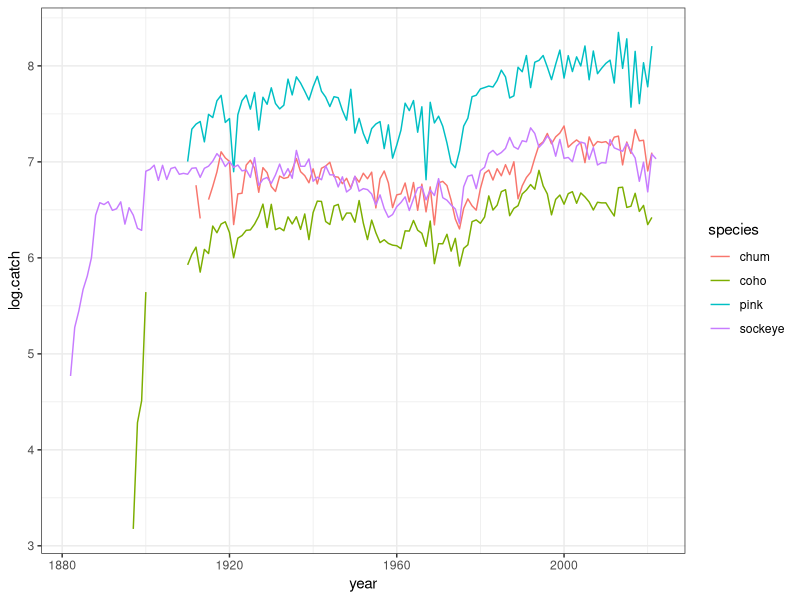
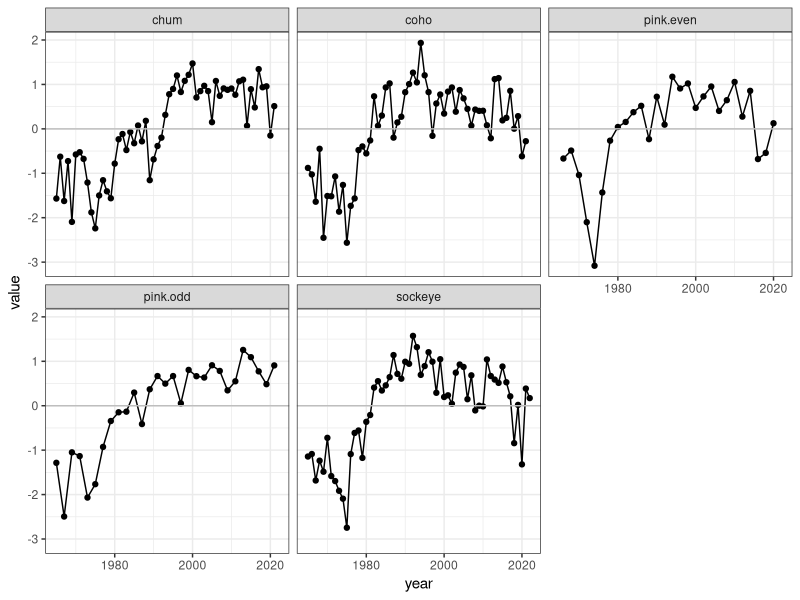

Write the R code that produced these figures, in order.
# analyze effects of sst variability on salmon catch
# within the historical record (1965-2021)

library(tidyverse)
library(gtools)
theme_set(theme_bw())

# load goa catch

goa.catch <- read.csv("./data/goa.catch.csv")

# get goa totals (all areas combined)
goa.catch$year <- as.factor(goa.catch$year)
goa.catch <- goa.catch %>%
  pivot_longer(cols = c(-year, -area), names_to = "species", values_to = "catch")

goa.catch <- goa.catch %>%
  group_by(year, species) %>%
    summarise(catch = sum(catch)) %>%
  mutate(log.catch = log(catch, 10))

goa.catch$year <- as.numeric(as.character(goa.catch$year))

# now plot to check
ggplot(goa.catch, aes(year, log.catch, color = species)) +
  geom_line() 

# limit to 1965:2021 and scale
goa.catch <- goa.catch %>%
  filter(year >= 1965) %>%
  select(-catch)

# separate even and odd pink
pink <- goa.catch$species == "pink"
even <- even(goa.catch$year)
odd <- odd(goa.catch$year)

goa.catch$species[pink & even] <- "pink.even"
goa.catch$species[pink & odd] <- "pink.odd"


# now scale
goa.catch <- goa.catch %>%
  pivot_wider(names_from = species, values_from = log.catch)

goa.catch[,2:6] <- apply(goa.catch[,2:6], 2, scale)

# and plot to check
goa.catch <- goa.catch %>%
  pivot_longer(cols = -year)

plot <- na.omit(goa.catch)
ggplot(plot, aes(year, value)) +
  geom_line() +
  geom_point() +
  geom_hline(yintercept = 0, col = "grey") +
  facet_wrap(~name)

# quick thought - the signal of increasing chum hatchery production
# appears to be clear in the late 1980s and 1990s
# perhaps we should control for GOA hatchery inputs of chum and pink